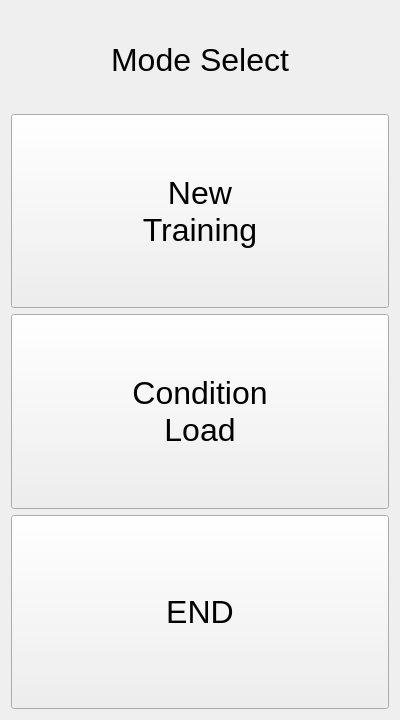
<?xml version="1.0" encoding="UTF-8"?>
<ui version="4.0">
 <class>Form</class>
 <widget class="QWidget" name="Form">
  <property name="geometry">
   <rect>
    <x>0</x>
    <y>0</y>
    <width>400</width>
    <height>720</height>
   </rect>
  </property>
  <property name="sizePolicy">
   <sizepolicy hsizetype="Preferred" vsizetype="Preferred">
    <horstretch>0</horstretch>
    <verstretch>0</verstretch>
   </sizepolicy>
  </property>
  <property name="windowTitle">
   <string>Form</string>
  </property>
  <layout class="QVBoxLayout" name="verticalLayout" stretch="1,2,2,2">
   <item>
    <widget class="QLabel" name="label_mode">
     <property name="sizePolicy">
      <sizepolicy hsizetype="Preferred" vsizetype="Preferred">
       <horstretch>0</horstretch>
       <verstretch>0</verstretch>
      </sizepolicy>
     </property>
     <property name="font">
      <font>
       <pointsize>24</pointsize>
      </font>
     </property>
     <property name="text">
      <string>Mode Select</string>
     </property>
     <property name="alignment">
      <set>Qt::AlignCenter</set>
     </property>
    </widget>
   </item>
   <item>
    <widget class="QPushButton" name="pushButton_new_training">
     <property name="sizePolicy">
      <sizepolicy hsizetype="Preferred" vsizetype="Preferred">
       <horstretch>0</horstretch>
       <verstretch>0</verstretch>
      </sizepolicy>
     </property>
     <property name="font">
      <font>
       <pointsize>24</pointsize>
      </font>
     </property>
     <property name="text">
      <string>New
Training</string>
     </property>
    </widget>
   </item>
   <item>
    <widget class="QPushButton" name="pushButton_load_condition">
     <property name="sizePolicy">
      <sizepolicy hsizetype="Preferred" vsizetype="Preferred">
       <horstretch>0</horstretch>
       <verstretch>0</verstretch>
      </sizepolicy>
     </property>
     <property name="font">
      <font>
       <pointsize>24</pointsize>
      </font>
     </property>
     <property name="text">
      <string>Condition
Load</string>
     </property>
    </widget>
   </item>
   <item>
    <widget class="QPushButton" name="pushButton_end">
     <property name="sizePolicy">
      <sizepolicy hsizetype="Preferred" vsizetype="Preferred">
       <horstretch>0</horstretch>
       <verstretch>0</verstretch>
      </sizepolicy>
     </property>
     <property name="font">
      <font>
       <pointsize>24</pointsize>
      </font>
     </property>
     <property name="text">
      <string>END</string>
     </property>
    </widget>
   </item>
  </layout>
 </widget>
 <resources/>
 <connections/>
</ui>
